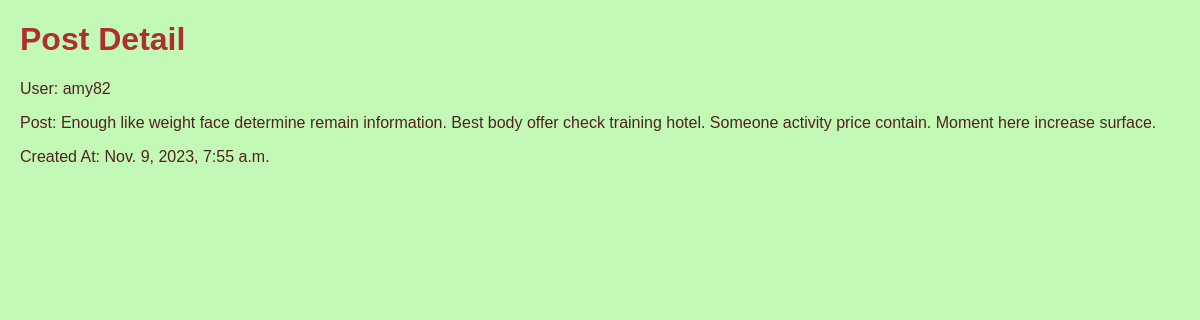
Page /posts/2/ on the committed database.
### social_app/models.py (models this page shows, shortened)
class Post(models.Model):
    user = models.ForeignKey(User,on_delete=models.CASCADE)
    post = models.TextField()
    created_at = models.DateTimeField(default=timezone.now)
    PUBLIC = 'public'
    PRIVATE = 'private'
    VISIBILITY_CHOICES = [
        (PUBLIC, 'Public'),
        (PRIVATE, 'Private'),
    ]
    visibility = models.CharField(max_length=10, choices=VISIBILITY_CHOICES, default=PUBLIC)
    class Meta :
        ordering =['created_at']
        verbose_name = 'user post'

class User(models.Model):
    username = models.CharField(max_length=50,unique=True,validators=[validate_bad_words,validators.validate_slug])
    email = models.EmailField(unique=True,validators=[valide_email,validators.EmailValidator(message='enter a valid email')])
    bio = models.TextField(blank=True,validators=[validate_bad_words])
    joined_at = models.DateTimeField(default=timezone.now)
    age = models.PositiveIntegerField(null=True,validators=[validate_age])
    class Meta:
        ordering = ['-joined_at','username']
        constraints = [models.UniqueConstraint(fields=['username','email'],name='unique email/username')]
        db_table = 'users table'
        verbose_name = 'users from the app'

### social_app/views.py (the view)
# urls.py: path('posts/<int:post_id>/',post_detail,name='post_detail'),
def post_detail(request, post_id):
    post = get_object_or_404(Post, pk=post_id)
    return render(request, 'social_app/post_detail.html', {'post': post})

### social_app/templates/social_app/post_detail.html (shortened to what this page needs)
{% load static %}
<!DOCTYPE html>
<html lang="en">
<head>
    <link rel="stylesheet" type="text/css" href="{% static 'social_app/styles.css' %}">
</head>
<body>
    <h1>Post Detail</h1>
    <p>User: {{ post.user.username }}</p>
    <p>Post: {{ post.post }}</p>
    <p>Created At: {{ post.created_at }}</p>
</body>
</html>

### social_app/static/social_app/styles.css (style rules this page uses)
body { font-family: 'Arial', sans-serif; margin: 20px; padding: 0; background-color: #c2f9b5; }
h1 { color: #af2f2f; }
p { color: #522121; }

### rows in the picture
Post: user.username "amy82", post "Enough like weight face determine remain information. Best body offer check training hotel. Someone activity price contain. Moment here increase surface.", created_at "Nov. 9, 2023, 7:55 a.m."
